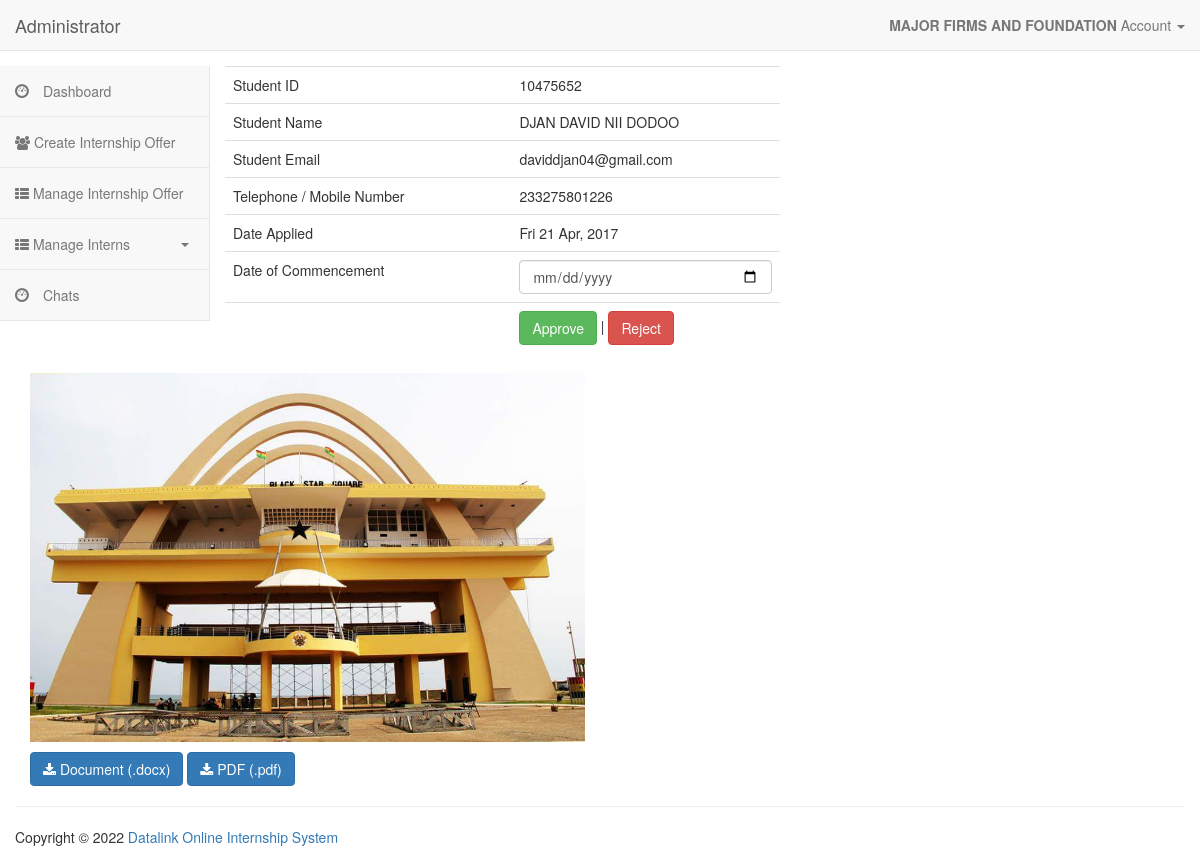
/company_view_applied_advert.php?id=1 (signed in), run on the app's committed database.
### tables this page shows
CREATE TABLE `company` (
  `com_id` varchar(10) NOT NULL,
  `company_name` varchar(255) NOT NULL,
  `region` varchar(255) NOT NULL,
  `work_phone` varchar(20) NOT NULL,
  `email` varchar(255) NOT NULL,
  `website` varchar(255) NOT NULL,
  `about` longtext,
  `date_of_registration` timestamp NOT NULL DEFAULT CURRENT_TIMESTAMP ON UPDATE CURRENT_TIMESTAMP,
  `reg_ref_number` varchar(255) NOT NULL,
  `pin` varchar(20) NOT NULL,
  `status` varchar(20) NOT NULL,
  `app_status` varchar(255) NOT NULL
);

CREATE TABLE `apply_company_advert` (
  `id` int(11) NOT NULL,
  `company_id` varchar(20) NOT NULL,
  `student_id` varchar(20) NOT NULL,
  `student_email` varchar(225) NOT NULL,
  `student_telephone` varchar(20) NOT NULL,
  `duration` varchar(20) NOT NULL,
  `company_post_adverts_id` varchar(20) NOT NULL,
  `c_image` varchar(255) NOT NULL,
  `c_docx` varchar(255) NOT NULL,
  `c_pdf` varchar(255) NOT NULL,
  `ac_status` int(11) NOT NULL,
  `ac_doe` timestamp NOT NULL DEFAULT CURRENT_TIMESTAMP ON UPDATE CURRENT_TIMESTAMP
);

CREATE TABLE `student` (
  `sid` int(11) NOT NULL,
  `student_id` varchar(20) NOT NULL,
  `student_name` varchar(255) NOT NULL,
  `student_department` varchar(255) NOT NULL,
  `student_program` varchar(255) NOT NULL,
  `student_email` varchar(255) NOT NULL,
  `pin` varchar(20) NOT NULL,
  `image` varchar(255) NOT NULL,
  `status` varchar(20) NOT NULL,
  `doe` timestamp NOT NULL DEFAULT CURRENT_TIMESTAMP ON UPDATE CURRENT_TIMESTAMP
);

### includes/class/database.php (called while the page is built, shortened)
<?php
	class Database
	{
		private $connection;
		public function open_connection()
		{
			$this->connection = mysqli_connect(DB_SERVER, DB_USER, DB_PASS, DB_NAME) or die(mysqli_error($this->connection));
		}
		public function query_db($sql)
		{
			$result = mysqli_query($this->connection, $sql) or die(mysqli_error($this->connection));
			return $result;
		}
		public function fetch_array($result)
		{
			return mysqli_fetch_array($result);
		}
	}
	$database = new Database;
?>

### includes/class/company.php (called while the page is built, shortened)
<?php
class Company{
		public static function find_by_id($com_id){
			global $database;
			$result = $database->query_db("SELECT * FROM company WHERE com_id = '".$com_id."' ");
			return $result;
		}
}
?>

### includes/class/apply_company_advert.php (called while the page is built, shortened)
<?php
class Apply_Company_Advert{
		public static function find_by_id($id){
			global $database;
			$result = $database->query_db("SELECT * FROM apply_company_advert WHERE id = '".$id."' ");
			return $result;
		}
}
?>

### includes/class/student.php (called while the page is built, shortened)
<?php
class Student{
		public static function find_by_id($student_id){
			global $database;
			$result = $database->query_db("SELECT * FROM student WHERE student_id = '".$student_id."' ");
			return $result;
		}
}
?>

### company_view_applied_advert.php (the view, shortened to what this page needs)
<?php
include 'layout/head.php';
include 'layout/sidenav.php';
$famp = Apply_Company_Advert::find_by_id($_GET['id']);
$frow = $database->fetch_array($famp);
$std = Student::find_by_id($frow['student_id']);
    $stdnt = $database->fetch_array($std);
?>
<div class="container">
        <div class="row">
            <div class="col-md-6" >
                <div class="">
                    <form action="" method="post">
                    <table class="table table-stripped">
                        <tr>
                            <td>Student ID</td>
                            <td><?php echo $frow['student_id']; ?></td>
                        </tr>
                        <tr>
                            <td>Student Name</td>
                            <td><?php echo $stdnt['student_name']; ?></td>
                        </tr>
                        <tr>
                            <td>Student Email</td>
                            <td><?php echo $frow['student_email']; ?></td>
                        </tr>
                        <tr>
                            <td>Telephone / Mobile Number</td>
                            <td><?php echo $frow['student_telephone']; ?></td>
                        </tr>
                        <tr>
                            <td>Date Applied</td>
                            <td><?php echo date("D d M, Y",strtotime($frow['ac_doe'])); ?></td>
                        </tr>
                        <tr>
                            <td>Date of Commencement</td>
                            <td><input type="date" class="form-control" name="com_date" placeholder="eg: 2007-12-25"></td>
                        </tr>
                        <tr>
                            <td></td>
                            <td><input type="submit" class="btn btn-success" name="approve" value="Approve"> | <input type="submit" class="btn btn-danger" name="reject" value="Reject"></td>
                        </tr>
                    </table>
                    </form>
                </div>
            </div>
            <div class="col-md-6" >
                <?php if($frow['c_image']==TRUE){ ?>
                    <p> <img width="100%" src="uploads/company/<?php echo $frow['c_image']; ?>" alt="<?php echo $frow['id']; ?>"></p>
                <?php }else{echo "no image sent.";} ?>
                <a href="" class="btn btn-primary"><span class="fa fa-download"></span> Document (.docx)</a>
                <a href="" class="btn btn-primary"><span class="fa fa-download"></span> PDF (.pdf)</a>
            </div>
    </div>
    </div>
<?php include 'layout/footer.php';?>

### layout/head.php (shortened to what this page needs)
<?php
include 'includes/all.php';
?>
<!DOCTYPE html>
<html lang="en">
<head>
     <link rel="stylesheet" href="assets/css/bootstrap.min.css">
     <link rel="stylesheet" href="assets/css/jquery-ui.css">
  <link rel="stylesheet" href="assets/fonts/css/font-awesome.min.css">
    <link rel="stylesheet" href="../assets/css/bootstrap.min.css">
  <link rel="stylesheet" href="../assets/fonts/css/font-awesome.min.css">
</head>
<body>
<nav class="navbar navbar-default navbar-static-top">
    <div class="container-fluid">
		<div class="navbar-header">
			<a class="navbar-brand" href="#">
				Administrator
			</a>
		</div>
		<div class="collapse navbar-collapse" id="bs-example-navbar-collapse-1">
			<ul class="nav navbar-nav navbar-right">
				<li class="dropdown ">
					<a href="#" class="dropdown-toggle" data-toggle="dropdown" role="button" aria-expanded="false">
                        <?php
                            $comp = Company::find_by_id($_SESSION['username']);
                            $cm = $database->fetch_array($comp);
                            echo "<strong>".$cm['company_name']."</strong> ";
                        ?>
						Account
						<span class="caret"></span></a>
					</li>
				</ul>
			</div>
		</div>
	</nav>

### data on the page
company: company_name "MAJOR FIRMS AND FOUNDATION"
apply_company_advert: student "10475652", student_email "daviddjan04@gmail.com", student_telephone "233275801226", ac_doe "Fri 21 Apr, 2017", c_image (picture)
student: student_name "DJAN DAVID NII DODOO"
